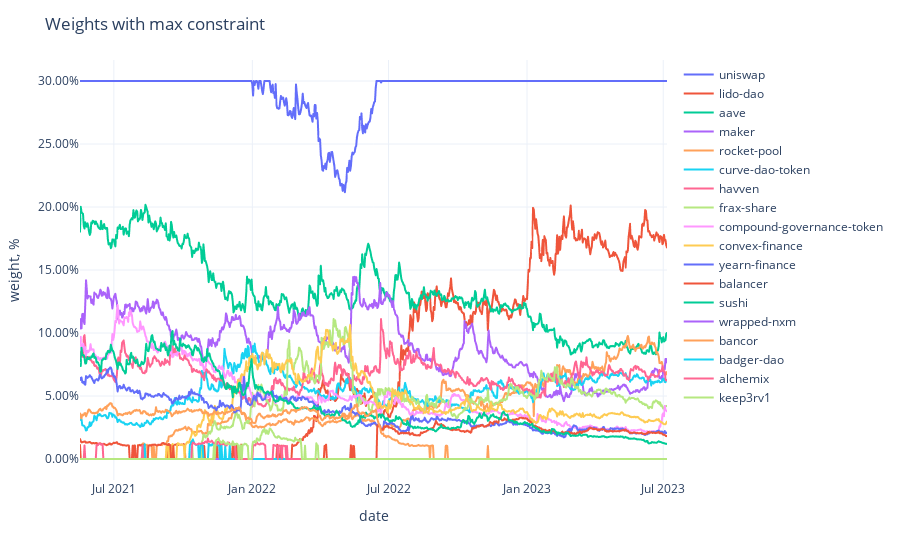

The notebook cell this image was saved under:
### Code cell
fig = px.line(adjusted_weights,
              labels={'value': 'weight, %', 'variable': ''})
fig.update_traces(
    hovertemplate="%{y}"
)
fig.update_yaxes(
    tickformat=".2%",
)
fig.update_xaxes(
    showspikes=True,
    spikethickness=2,
    spikedash="dot",
    spikecolor="#999999",
    spikemode="across",
)
fig.update_layout(
    hovermode="x",
    hoverdistance=100,  ## Distance to show hover label of data point
    spikedistance=1000,  ## Distance to show spike
    template='plotly_white',
    title='Weights with max constraint'
)

### Figure 1 — Plotly figure (JSON) as saved in the notebook; plotly's stock layout.template omitted (floating-point values rounded to 4 significant figures; data arrays with more than 128 entries replaced by an {"elided": "..."} marker saying what was removed)
{"data": [{"hovertemplate": "%{y}", "legendgroup": "uniswap", "line": {"color": "#636efa", "dash": "solid"}, "marker": {"symbol": "circle"}, "mode": "lines", "name": "uniswap", "showlegend": true, "type": "scattergl", "x": {"elided": "781 str values"}, "xaxis": "x", "y": {"elided": "781 float values"}, "yaxis": "y"}, {"hovertemplate": "%{y}", "legendgroup": "lido-dao", "line": {"color": "#EF553B", "dash": "solid"}, "marker": {"symbol": "circle"}, "mode": "lines", "name": "lido-dao", "showlegend": true, "type": "scattergl", "x": {"elided": "781 str values"}, "xaxis": "x", "y": {"elided": "781 float values"}, "yaxis": "y"}, {"hovertemplate": "%{y}", "legendgroup": "aave", "line": {"color": "#00cc96", "dash": "solid"}, "marker": {"symbol": "circle"}, "mode": "lines", "name": "aave", "showlegend": true, "type": "scattergl", "x": {"elided": "781 str values"}, "xaxis": "x", "y": {"elided": "781 float values"}, "yaxis": "y"}, {"hovertemplate": "%{y}", "legendgroup": "maker", "line": {"color": "#ab63fa", "dash": "solid"}, "marker": {"symbol": "circle"}, "mode": "lines", "name": "maker", "showlegend": true, "type": "scattergl", "x": {"elided": "781 str values"}, "xaxis": "x", "y": {"elided": "781 float values"}, "yaxis": "y"}, {"hovertemplate": "%{y}", "legendgroup": "rocket-pool", "line": {"color": "#FFA15A", "dash": "solid"}, "marker": {"symbol": "circle"}, "mode": "lines", "name": "rocket-pool", "showlegend": true, "type": "scattergl", "x": {"elided": "781 str values"}, "xaxis": "x", "y": {"elided": "781 float values"}, "yaxis": "y"}, {"hovertemplate": "%{y}", "legendgroup": "curve-dao-token", "line": {"color": "#19d3f3", "dash": "solid"}, "marker": {"symbol": "circle"}, "mode": "lines", "name": "curve-dao-token", "showlegend": true, "type": "scattergl", "x": {"elided": "781 str values"}, "xaxis": "x", "y": {"elided": "781 float values"}, "yaxis": "y"}, {"hovertemplate": "%{y}", "legendgroup": "havven", "line": {"color": "#FF6692", "dash": "solid"}, "marker": {"symbol": "circle"}, "mode": "lines", "name": "havven", "showlegend": true, "type": "scattergl", "x": {"elided": "781 str values"}, "xaxis": "x", "y": {"elided": "781 float values"}, "yaxis": "y"}, {"hovertemplate": "%{y}", "legendgroup": "frax-share", "line": {"color": "#B6E880", "dash": "solid"}, "marker": {"symbol": "circle"}, "mode": "lines", "name": "frax-share", "showlegend": true, "type": "scattergl", "x": {"elided": "781 str values"}, "xaxis": "x", "y": {"elided": "781 float values"}, "yaxis": "y"}, {"hovertemplate": "%{y}", "legendgroup": "compound-governance-token", "line": {"color": "#FF97FF", "dash": "solid"}, "marker": {"symbol": "circle"}, "mode": "lines", "name": "compound-governance-token", "showlegend": true, "type": "scattergl", "x": {"elided": "781 str values"}, "xaxis": "x", "y": {"elided": "781 float values"}, "yaxis": "y"}, {"hovertemplate": "%{y}", "legendgroup": "convex-finance", "line": {"color": "#FECB52", "dash": "solid"}, "marker": {"symbol": "circle"}, "mode": "lines", "name": "convex-finance", "showlegend": true, "type": "scattergl", "x": {"elided": "781 str values"}, "xaxis": "x", "y": {"elided": "781 float values"}, "yaxis": "y"}, {"hovertemplate": "%{y}", "legendgroup": "yearn-finance", "line": {"color": "#636efa", "dash": "solid"}, "marker": {"symbol": "circle"}, "mode": "lines", "name": "yearn-finance", "showlegend": true, "type": "scattergl", "x": {"elided": "781 str values"}, "xaxis": "x", "y": {"elided": "781 float values"}, "yaxis": "y"}, {"hovertemplate": "%{y}", "legendgroup": "balancer", "line": {"color": "#EF553B", "dash": "solid"}, "marker": {"symbol": "circle"}, "mode": "lines", "name": "balancer", "showlegend": true, "type": "scattergl", "x": {"elided": "781 str values"}, "xaxis": "x", "y": {"elided": "781 float values"}, "yaxis": "y"}, {"hovertemplate": "%{y}", "legendgroup": "sushi", "line": {"color": "#00cc96", "dash": "solid"}, "marker": {"symbol": "circle"}, "mode": "lines", "name": "sushi", "showlegend": true, "type": "scattergl", "x": {"elided": "781 str values"}, "xaxis": "x", "y": {"elided": "781 float values"}, "yaxis": "y"}, {"hovertemplate": "%{y}", "legendgroup": "wrapped-nxm", "line": {"color": "#ab63fa", "dash": "solid"}, "marker": {"symbol": "circle"}, "mode": "lines", "name": "wrapped-nxm", "showlegend": true, "type": "scattergl", "x": {"elided": "781 str values"}, "xaxis": "x", "y": {"elided": "781 int values"}, "yaxis": "y"}, {"hovertemplate": "%{y}", "legendgroup": "bancor", "line": {"color": "#FFA15A", "dash": "solid"}, "marker": {"symbol": "circle"}, "mode": "lines", "name": "bancor", "showlegend": true, "type": "scattergl", "x": {"elided": "781 str values"}, "xaxis": "x", "y": {"elided": "781 float values"}, "yaxis": "y"}, {"hovertemplate": "%{y}", "legendgroup": "badger-dao", "line": {"color": "#19d3f3", "dash": "solid"}, "marker": {"symbol": "circle"}, "mode": "lines", "name": "badger-dao", "showlegend": true, "type": "scattergl", "x": {"elided": "781 str values"}, "xaxis": "x", "y": {"elided": "781 float values"}, "yaxis": "y"}, {"hovertemplate": "%{y}", "legendgroup": "alchemix", "line": {"color": "#FF6692", "dash": "solid"}, "marker": {"symbol": "circle"}, "mode": "lines", "name": "alchemix", "showlegend": true, "type": "scattergl", "x": {"elided": "781 str values"}, "xaxis": "x", "y": {"elided": "781 float values"}, "yaxis": "y"}, {"hovertemplate": "%{y}", "legendgroup": "keep3rv1", "line": {"color": "#B6E880", "dash": "solid"}, "marker": {"symbol": "circle"}, "mode": "lines", "name": "keep3rv1", "showlegend": true, "type": "scattergl", "x": {"elided": "781 str values"}, "xaxis": "x", "y": {"elided": "781 float values"}, "yaxis": "y"}], "layout": {"hoverdistance": 100, "hovermode": "x", "legend": {"title": {"text": ""}, "tracegroupgap": 0}, "margin": {"t": 60}, "spikedistance": 1000, "title": {"text": "Weights with max constraint"}, "xaxis": {"anchor": "y", "domain": [0, 1], "showspikes": true, "spikecolor": "#999999", "spikedash": "dot", "spikemode": "across", "spikethickness": 2, "title": {"text": "date"}}, "yaxis": {"anchor": "x", "domain": [0, 1], "tickformat": ".2%", "title": {"text": "weight, %"}}}}
